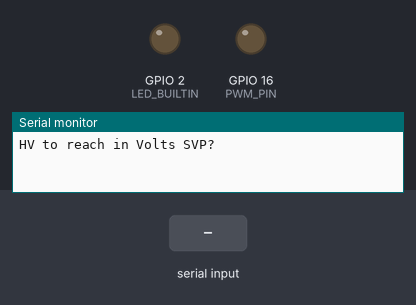
The program below on a simulated ESP32. Parts: output pins drawn as LEDs (lit = HIGH), the last lines printed to the serial monitor. The inputs (shaded band) are chosen by the test bench.

Above: at 2.8 s.
2.9 s: "5\n" received over Serial
At 4.2 s:
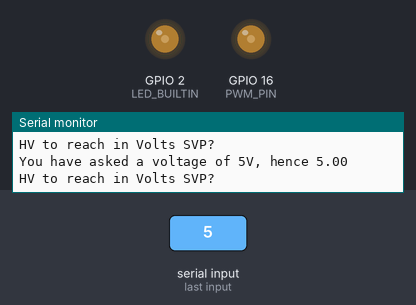
4.5 s: "90,45\n" received over Serial
At 6.0 s:
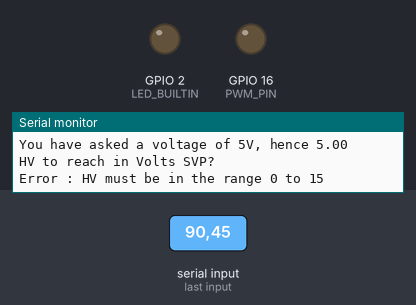
Timing chart, 0 to 7.5 s (numbered marks = the images above; inputs shaded):
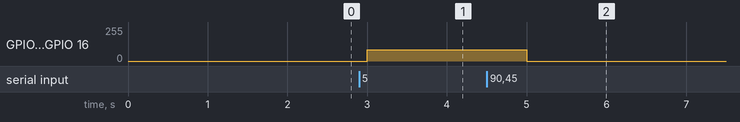

Measured:
- after the input at 2.9 s, GPIO 2 (LED_BUILTIN), GPIO 16 (PWM_PIN): 0/255 → 85/255 after 0.10 s
- after the input at 4.5 s, GPIO 2 (LED_BUILTIN), GPIO 16 (PWM_PIN): 85/255 → 0/255 after 0.50 s

The program:

main.cpp
```cpp
#include <Arduino.h>
#include <Wire.h>

#define PWM_FREQ 1000
#define PWM_PIN 16
#define PWM_CHANNEL 0
#define PWM_RES 8

#define EOUT_MEASURE_PIN 12
#define IOUT_MEASURE_PIN 13


void setup(){
  // configure LED PWM functionalitites
  ledcSetup(PWM_CHANNEL, PWM_FREQ, PWM_RES);
  ledcSetup(1, PWM_FREQ, PWM_RES);
  // attach the channel to the GPIO to be controlled
  ledcAttachPin(PWM_PIN, PWM_CHANNEL);
  ledcAttachPin(LED_BUILTIN, 1);

  //pinMode(EOUT_MEASURE_PIN,INPUT);
  pinMode(IOUT_MEASURE_PIN,INPUT);

  Serial.begin(115200);

}

bool asked = 0;  //asked=0 => nothing has been asked to the user
char tab[16];
int DutyCycle = 0;
int HVToReach = 0;
double voltage_applied =0;


int ReadMonitor(){
  for(int i =0;i<16;i++){
      tab[i]=0;
    }
  Serial.readBytesUntil('\n', tab, 15); // put the characters into the tab

  return atoi(tab);                // convert str into int
}


void SearchForCharacters(){

  if(Serial.available()>0){

    int HV_asked = ReadMonitor();
    voltage_applied = HV_asked;
    //voltage_applied = (HV_asked+193.64)/332.27;  ////////////////

    if(HV_asked>15 || HV_asked<0){           // ERROR : serial character invalid
      Serial.println("Error : HV must be in the range 0 to 15");
      voltage_applied = 0;
      asked = 0;
      return;
    }

    else{
      Serial.print("You have asked a voltage of ");
      Serial.print(HV_asked);
      Serial.print("V, hence ");
      Serial.println(voltage_applied);
      asked = 0;
      return;
    }
  }

  else {
    return;     //nothing to update
  }
}


void MeasureVoltage(){
  static int count =0;
  static float eout = 0.0;

  while(count<100){
    float a = (float)analogRead(EOUT_MEASURE_PIN);
    //Serial.println(a);

    eout = eout + a*3.3*4.3/4095+0.6;          //4.3 : divider ratio with R1=3.3M and R2=1M.
                                //1.18 : to set the measure to maximum when the input is 12V
    count++;
  }

  Serial.print("The achieved voltage is ");
  Serial.print(eout/100);
  Serial.println("Volts");
  count=0;
  eout=0;
}


void loop(){


  if (!asked){
    // Serial.println("1 : Set voltage on HV1 \n 2 : Read voltage on HV2 \n 3 : Read current on HV2 ");
    Serial.println("HV to reach in Volts SVP?");
    asked=1;
  }

  if(asked){
    SearchForCharacters();
    DutyCycle = voltage_applied*255/15;    //calculate duty cycle
  }

  ledcWrite(PWM_CHANNEL,DutyCycle);
  ledcWrite(1, DutyCycle);
  delay(1000);
  //MeasureVoltage();
}
```
